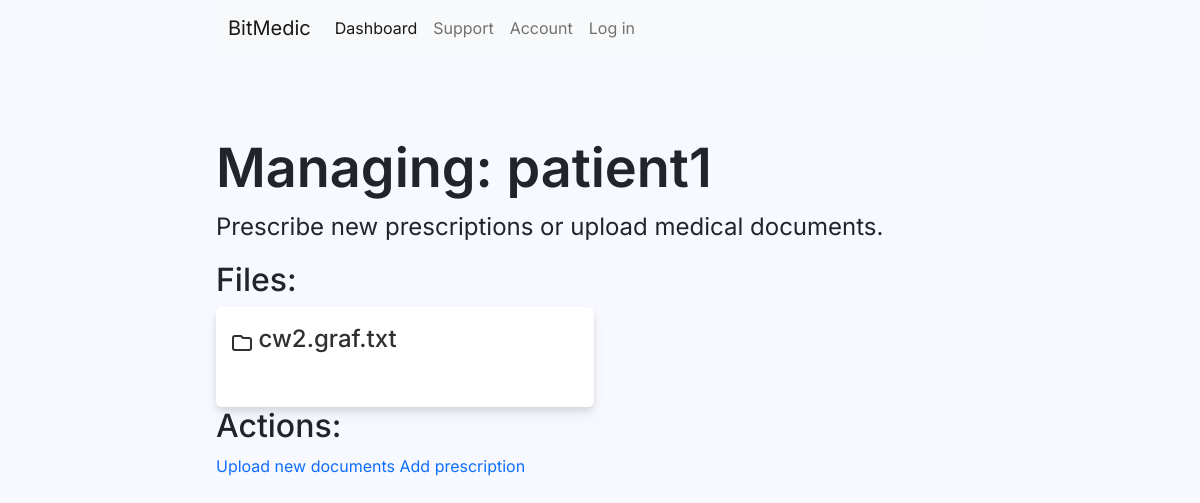
/patient/patient1/, run on an earlier commit of the app's database.
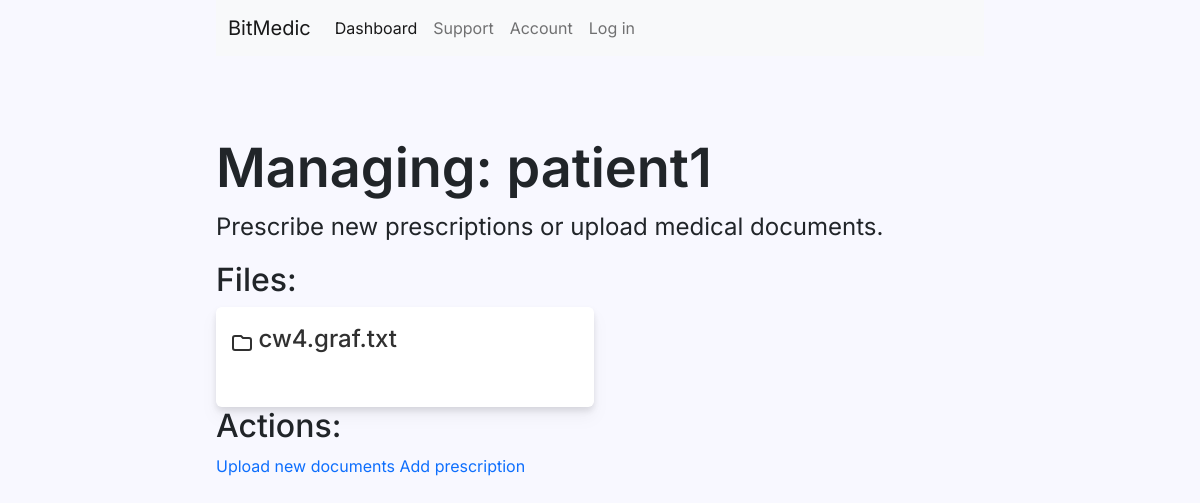
And on a later commit of the database.
### main/models.py (models this page shows)
class Document(models.Model):
    doc = models.FileField(null=True)
    date = models.DateTimeField(auto_now_add=True)
    patient = models.ForeignKey(
        Patient, on_delete=models.CASCADE, default=None)

### main/views.py (the view)
# urls.py: path('patient/<str:name>/', patientview, name="patient"),
def patientview(request, name):
    patient = Patient.objects.get(user=User.objects.get(username=name))
    documents = Document.objects.filter(patient=patient)
    return render(request, "main/patientview.html", {'patient': patient, 'documents': documents})

### main/templates/main/patientview.html
{% extends 'main/base.html' %}
{% block content %}
<h1>Managing: {{ patient.user.username }}</h1>
<p>Prescribe new prescriptions or upload medical documents.</p>
<h2>Files:</h2>
<div class="grid-container">
    {% for document in documents %}
    <div class="card">
        <a href="/media/{{document.doc.name}}">
            <svg xmlns="http://www.w3.org/2000/svg" class="link-icon" fill="none" viewBox="0 0 24 24"
                stroke="currentColor" stroke-width="2">
                <path stroke-linecap="round" stroke-linejoin="round"
                    d="M3 7v10a2 2 0 002 2h14a2 2 0 002-2V9a2 2 0 00-2-2h-6l-2-2H5a2 2 0 00-2 2z" />
            </svg>
            <span class="card-title">{{document.doc.name}}</span>
        </a>
    </div>
    {% endfor %}
</div>
<h2>Actions:</h2>
<a href="{% url 'upload' patient.user.username %}">Upload new documents</a>
<a href="{% url 'prescribe' patient.user.username %}">Add prescription</a>
{% endblock content %}

What changed in the data, as far as the page shows it:
removed Document: doc.name "cw2.graf.txt"
now on this page (row edited): Document: doc.name "cw4.graf.txt"
